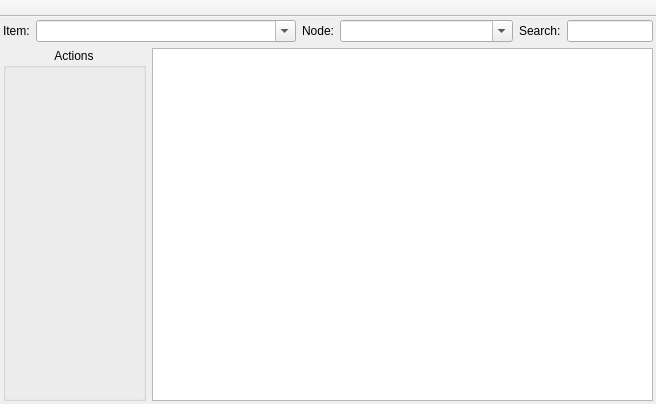
<?xml version="1.0" encoding="UTF-8"?>
<ui version="4.0">
 <class>DiscoItemsWindowClass</class>
 <widget class="QMainWindow" name="DiscoItemsWindowClass">
  <property name="geometry">
   <rect>
    <x>0</x>
    <y>0</y>
    <width>656</width>
    <height>404</height>
   </rect>
  </property>
  <property name="iconSize">
   <size>
    <width>16</width>
    <height>16</height>
   </size>
  </property>
  <property name="toolButtonStyle">
   <enum>Qt::ToolButtonTextUnderIcon</enum>
  </property>
  <widget class="QWidget" name="centralWidget">
   <layout class="QVBoxLayout">
    <property name="margin">
     <number>3</number>
    </property>
    <item>
     <layout class="QHBoxLayout">
      <item>
       <widget class="QLabel" name="lblJid">
        <property name="text">
         <string>Item:</string>
        </property>
        <property name="textFormat">
         <enum>Qt::PlainText</enum>
        </property>
        <property name="buddy">
         <cstring>cmbJid</cstring>
        </property>
       </widget>
      </item>
      <item>
       <widget class="QComboBox" name="cmbJid">
        <property name="sizePolicy">
         <sizepolicy hsizetype="Preferred" vsizetype="Fixed">
          <horstretch>3</horstretch>
          <verstretch>0</verstretch>
         </sizepolicy>
        </property>
        <property name="editable">
         <bool>true</bool>
        </property>
        <property name="insertPolicy">
         <enum>QComboBox::NoInsert</enum>
        </property>
       </widget>
      </item>
      <item>
       <widget class="QLabel" name="lblNode">
        <property name="text">
         <string>Node:</string>
        </property>
        <property name="textFormat">
         <enum>Qt::PlainText</enum>
        </property>
        <property name="buddy">
         <cstring>cmbNode</cstring>
        </property>
       </widget>
      </item>
      <item>
       <widget class="QComboBox" name="cmbNode">
        <property name="sizePolicy">
         <sizepolicy hsizetype="Preferred" vsizetype="Fixed">
          <horstretch>2</horstretch>
          <verstretch>0</verstretch>
         </sizepolicy>
        </property>
        <property name="editable">
         <bool>true</bool>
        </property>
        <property name="insertPolicy">
         <enum>QComboBox::NoInsert</enum>
        </property>
       </widget>
      </item>
      <item>
       <widget class="QLabel" name="lblSearch">
        <property name="text">
         <string>Search:</string>
        </property>
        <property name="textFormat">
         <enum>Qt::PlainText</enum>
        </property>
       </widget>
      </item>
      <item>
       <widget class="QLineEdit" name="lneSearch">
        <property name="sizePolicy">
         <sizepolicy hsizetype="Expanding" vsizetype="Fixed">
          <horstretch>1</horstretch>
          <verstretch>0</verstretch>
         </sizepolicy>
        </property>
       </widget>
      </item>
     </layout>
    </item>
    <item>
     <layout class="QHBoxLayout">
      <item>
       <widget class="QGroupBox" name="grbActions">
        <property name="sizePolicy">
         <sizepolicy hsizetype="Expanding" vsizetype="Expanding">
          <horstretch>2</horstretch>
          <verstretch>0</verstretch>
         </sizepolicy>
        </property>
        <property name="maximumSize">
         <size>
          <width>200</width>
          <height>16777215</height>
         </size>
        </property>
        <property name="title">
         <string>Actions</string>
        </property>
        <property name="alignment">
         <set>Qt::AlignHCenter</set>
        </property>
        <property name="flat">
         <bool>true</bool>
        </property>
       </widget>
      </item>
      <item>
       <widget class="QTreeView" name="trvItems">
        <property name="sizePolicy">
         <sizepolicy hsizetype="Expanding" vsizetype="Expanding">
          <horstretch>7</horstretch>
          <verstretch>0</verstretch>
         </sizepolicy>
        </property>
        <property name="contextMenuPolicy">
         <enum>Qt::CustomContextMenu</enum>
        </property>
        <property name="editTriggers">
         <set>QAbstractItemView::NoEditTriggers</set>
        </property>
        <property name="indentation">
         <number>12</number>
        </property>
        <property name="allColumnsShowFocus">
         <bool>true</bool>
        </property>
        <property name="wordWrap">
         <bool>true</bool>
        </property>
        <attribute name="headerCascadingSectionResizes">
         <bool>true</bool>
        </attribute>
        <attribute name="headerShowSortIndicator" stdset="0">
         <bool>true</bool>
        </attribute>
        <attribute name="headerStretchLastSection">
         <bool>false</bool>
        </attribute>
        <attribute name="headerCascadingSectionResizes">
         <bool>true</bool>
        </attribute>
        <attribute name="headerShowSortIndicator" stdset="0">
         <bool>true</bool>
        </attribute>
        <attribute name="headerStretchLastSection">
         <bool>false</bool>
        </attribute>
       </widget>
      </item>
     </layout>
    </item>
   </layout>
  </widget>
  <widget class="QToolBar" name="tlbToolBar">
   <property name="movable">
    <bool>false</bool>
   </property>
   <attribute name="toolBarArea">
    <enum>TopToolBarArea</enum>
   </attribute>
   <attribute name="toolBarBreak">
    <bool>false</bool>
   </attribute>
  </widget>
 </widget>
 <layoutdefault spacing="6" margin="11"/>
 <resources/>
 <connections/>
</ui>
